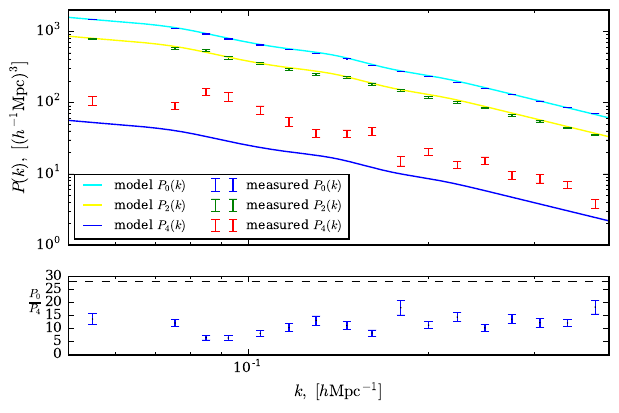

This chart was generated by the following Python code:
import matplotlib.pylab        as plt
import matplotlib.pyplot as pl
from   matplotlib.font_manager import FontProperties
from   matplotlib.ticker       import ScalarFormatter
from   matplotlib.ticker       import FixedFormatter
import pylab                   as pl
import numpy                   as np
import math, os, sys
import glob, pickle
from scipy import interpolate

formatter = ScalarFormatter(useMathText=True)
formatter.set_scientific(True)
formatter.set_powerlimits((-3,3))

fig_width_pt  = 504.0 # Get this from LaTex using \the\columnwidth                                               
                                                                                                                                                                                                                                            
inches_per_pt = 1.0/72.27

golden_mean  = 1.0
golden_mean *= (np.sqrt(5)-1.0)/2.0

fig_width  = fig_width_pt*inches_per_pt # width in inches                                              
                                                                                                                                                                                                                                            
fig_height = fig_width*golden_mean # height in inches                                          
                                                                                                                                                                                                                                            
fig_size   = [fig_width, fig_height]
params     = {'axes.labelsize':12,
              'font.size':12,
              'legend.fontsize':9,
              'xtick.labelsize':10.0,
              'ytick.labelsize':10.0,
              'figure.figsize':fig_size,
              'font.family': 'serif'}
pl.rcParams.update(params)
pl.clf()
pl.figure()

fig = pl.figure()

axes = pl.Axes(fig, [.2, .2, .7, .7])
fig.add_axes(axes)

axes.xaxis.set_major_formatter(formatter)
axes.yaxis.set_major_formatter(formatter)

#END FANCY PLOT ----------------------------------------------


startind = 0

def file_len(fname):
    with open(fname) as f:
        for i, l in enumerate(f):
            pass
    return i + 1

simno = 0
while os.path.isfile("./ZA_RSD_pk_" + str(startind + simno) + ".dat"):
	simno+=1

rows = file_len("./ZA_RSD_pk_" + str(startind)+ ".dat")

data = np.loadtxt("./ZA_RSD_pk_" + str(startind) + ".dat")
ks = data[0:34,0]
data_mono = data[0:34,1]
data_quadro = abs(data[0:34,2])
data_hex = abs(data[0:34,3])

for i in xrange(1, simno):
	#print i
	this_data = np.loadtxt("./ZA_RSD_pk_" + str(i + startind) + ".dat")
	data_mono = np.vstack((this_data[0:34,1], data_mono))
	data_quadro = np.vstack((abs(this_data[0:34,2]), data_quadro))
	data_hex = np.vstack((abs(this_data[0:34,3]), data_hex))	
	
	
data_model = np.loadtxt("./model_pk.dat")

#kmin = ks[0]
#kmax = ks[rows-1]

mean_mono = np.mean(data_mono, axis = 0)
mean_quadro = np.mean(data_quadro, axis = 0)
mean_hex = np.mean(data_hex, axis = 0)

var_mono = np.var(data_mono, axis = 0)
var_quadro = np.var(data_quadro, axis = 0)
var_hex = np.var(data_hex, axis = 0)

err_on_mean_mono = np.sqrt(var_mono) / np.sqrt(simno)
err_on_mean_quadro = np.sqrt(var_quadro) / np.sqrt(simno)
err_on_mean_hex = np.sqrt(var_hex) / np.sqrt(simno)
print err_on_mean_hex[0]
print err_on_mean_hex[16]

#END data input, error calc----------------------------------------

mono_over_hex = np.divide(mean_mono, mean_hex)

frac_err_mono = np.divide(err_on_mean_mono, mean_mono)
frac_err_hex = np.divide(err_on_mean_hex, mean_hex)

err_on_mean_mono_over_hex = np.multiply(np.add(frac_err_mono, frac_err_hex), mono_over_hex)

f_GR = pow(0.24, 0.545)
ratio = f_GR*f_GR*8.0/35.0
ratio = (1.0 + (2.0/3.0)*f_GR + (1.0/5.0)*f_GR*f_GR)/((4.0/3.0)*f_GR + (4.0/7.0)*f_GR*f_GR)
ratio = (1.0 + (2.0/3.0)*f_GR + (1.0/5.0)*f_GR*f_GR)/((8.0/35.0)*f_GR*f_GR)
print ratio

f, axarr = pl.subplots(2, sharex=True, gridspec_kw = {'height_ratios':[3, 1]})
axarr[0].set_xscale("log")
axarr[0].set_yscale("log")

axarr[0].plot(data_model[:,0], data_model[:,1], color="Aqua", label=r"model $P_{0}(k)$")
axarr[0].plot(data_model[:,0], data_model[:,2], color="Yellow", label=r"model $P_{2}(k)$")
axarr[0].plot(data_model[:,0], data_model[:,3], label=r"model $P_{4}(k)$")

axarr[0].errorbar(ks, mean_mono, yerr=err_on_mean_mono, linestyle="None", color="Blue", label=r"measured $P_{0}(k)$")
axarr[0].errorbar(ks, mean_quadro, yerr=err_on_mean_quadro, linestyle="None", label=r"measured $P_{2}(k)$")
axarr[0].errorbar(ks, mean_hex, yerr=err_on_mean_hex, linestyle="None", label=r"measured $P_{4}(k)$")


axarr[0].legend(loc="best", ncol=2)
axarr[0].set_ylim(1.0,2e3)
#axarr[0].set_xlim(kmin, kmax)
axarr[0].set_ylabel(r"$P(k), \ [(h^{-1} \rm{Mpc})^3]$")

axarr[1].set_xscale("log")
axarr[1].errorbar(ks, mono_over_hex, yerr=err_on_mean_mono_over_hex, label=r"$\left(\frac{P_{0}(k)}{P_{4}(k)}\right)", fmt="o", ms = 0.5)
#axarr[1].set_ylim(0.8*ratio, 1.2*ratio)
axarr[1].axhline(y=ratio, ls="--", lw=0.5, color="k")
axarr[1].set_ylabel(r"$\frac{P_{0}}{P_{4}} \,$",rotation=0)

pl.xlim(0.05, 0.4);

pl.xlabel(r"$k, \ [h \rm{Mpc} ^{-1}]$")

pl.savefig("./ZA_RSD.pdf", bbox_inches='tight')


